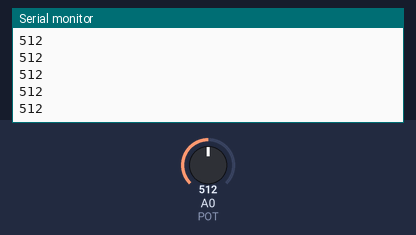
Recording of a sketch running on a simulated Arduino Uno, built with avr-gcc and run on an emulated ATmega328P. Parts: the last lines printed to the serial monitor. The test bench sets the inputs (shaded band); at power-on: A0 (POT) = 512.

Above: at 1.2 s.
1.3 s: A0 (POT) set to 716
At 2.3 s:
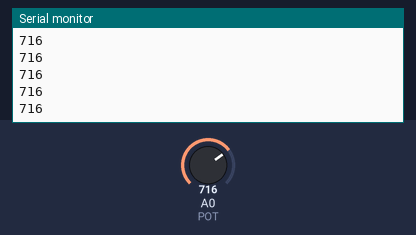
2.8 s: A0 (POT) set to 900
At 3.3 s:
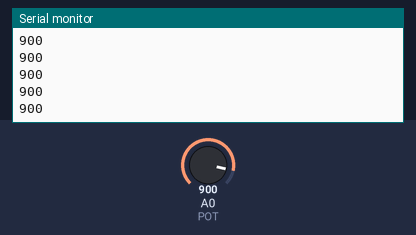
Timing chart, 0 to 5.8 s (numbered marks = the images above; inputs shaded):
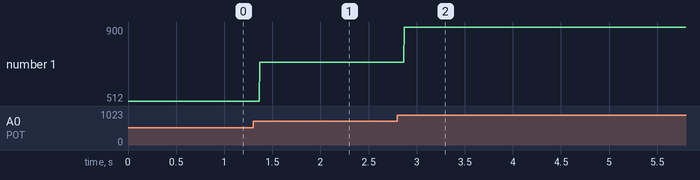

Measured:
- after the input at 1.3 s, the serial monitor: prints a new line after 0.07 s (image 1)
- after the input at 2.8 s, the serial monitor: prints a new line after 0.07 s (image 2)
- plotted number 1: 512 → 716 after the input at 1.3 s, 716 → 900 after the input at 2.8 s

The sketch:

Pototentiometer.ino
```cpp
#define POT 0

int var = 0;

void setup() {
  // put your setup code here, to run once:
  Serial.begin(9600);
}

void loop() {
  // put your main code here, to run repeatedly:
  var = analogRead(POT);
  Serial.println(var);
}
```
